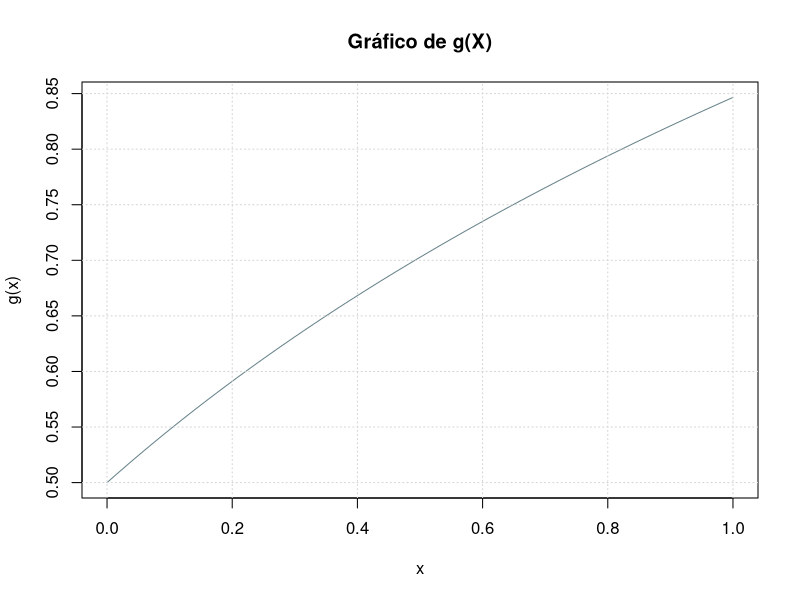
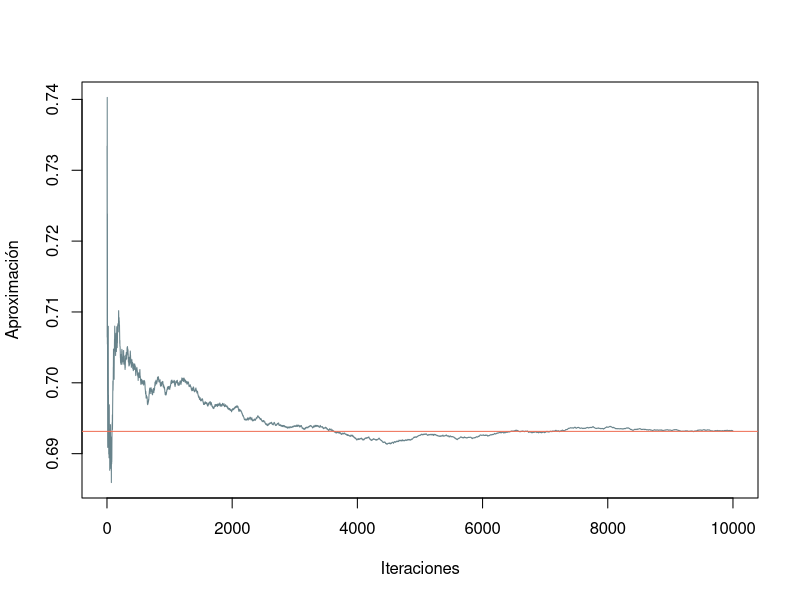
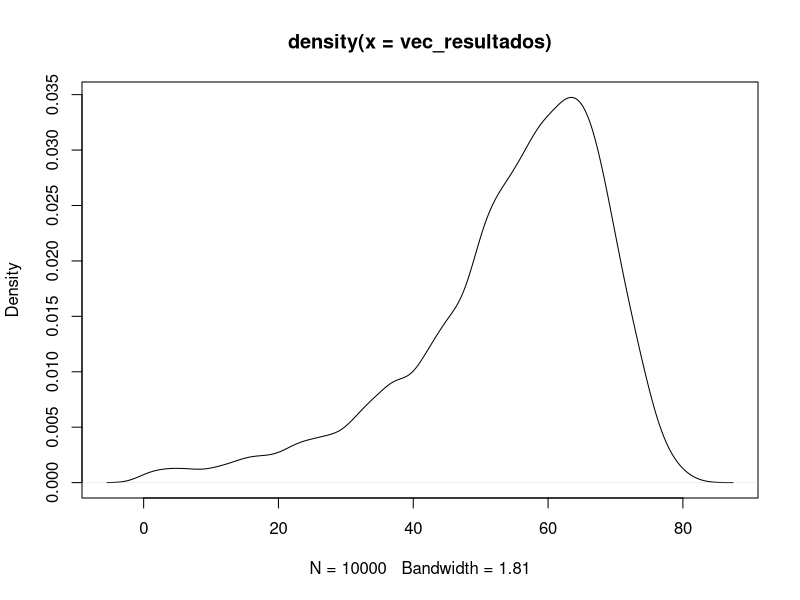
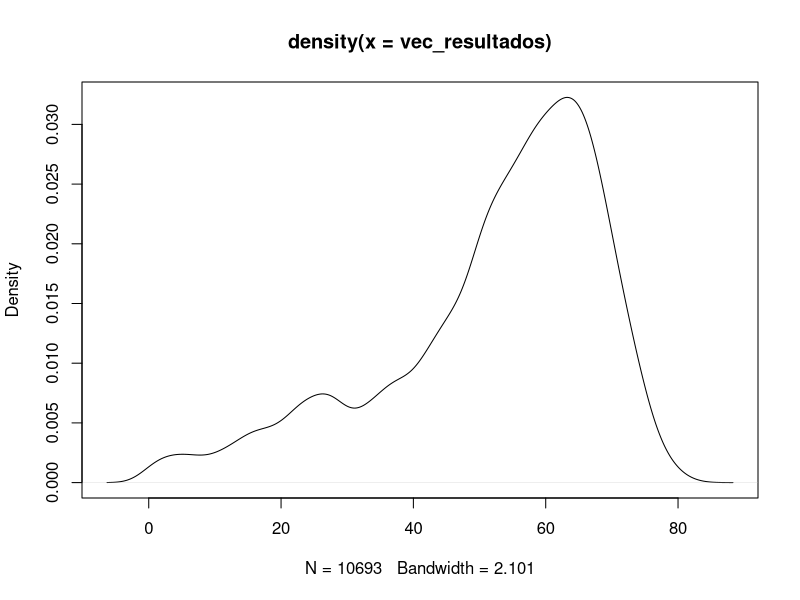
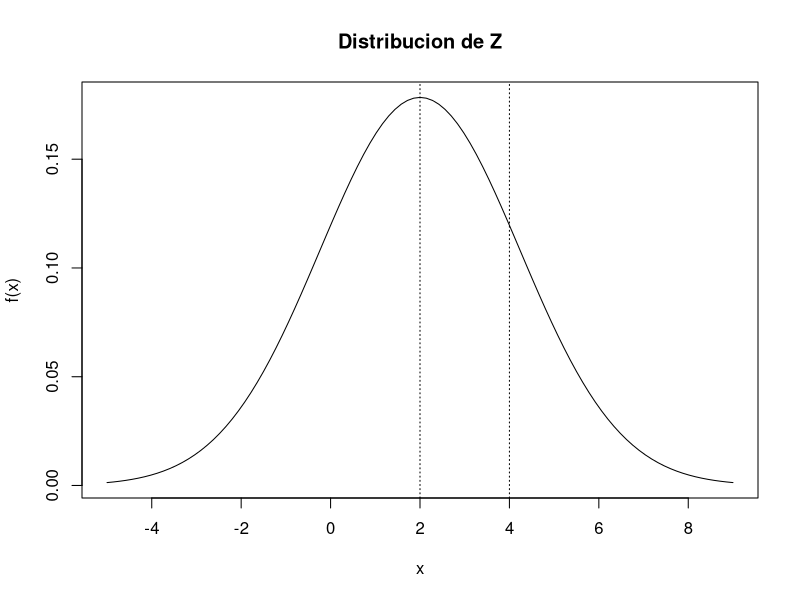
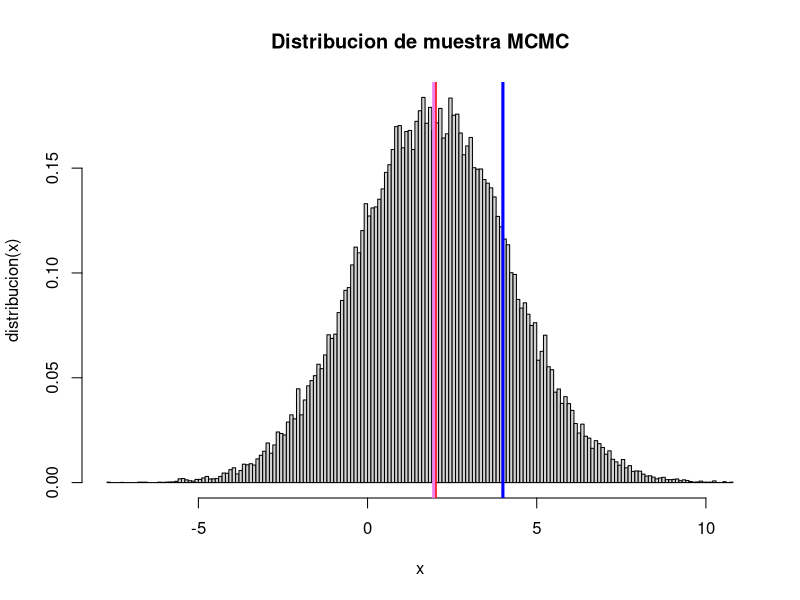
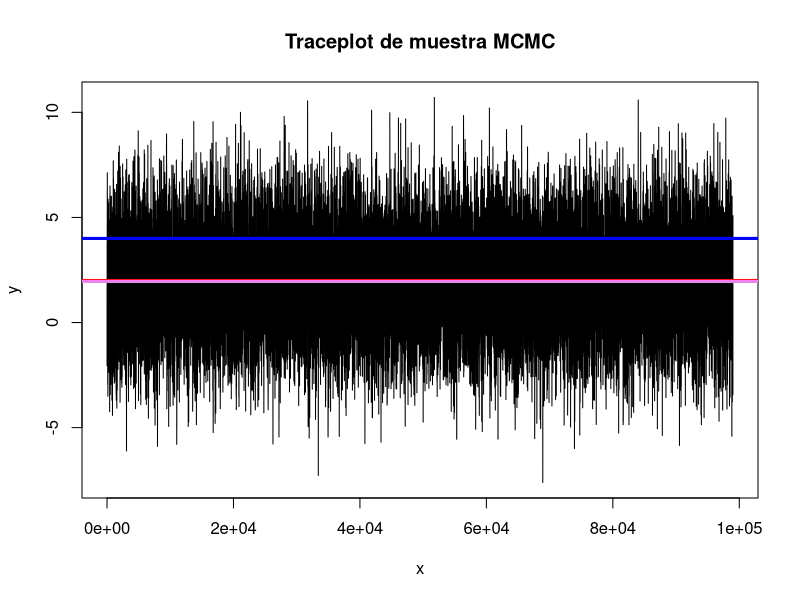
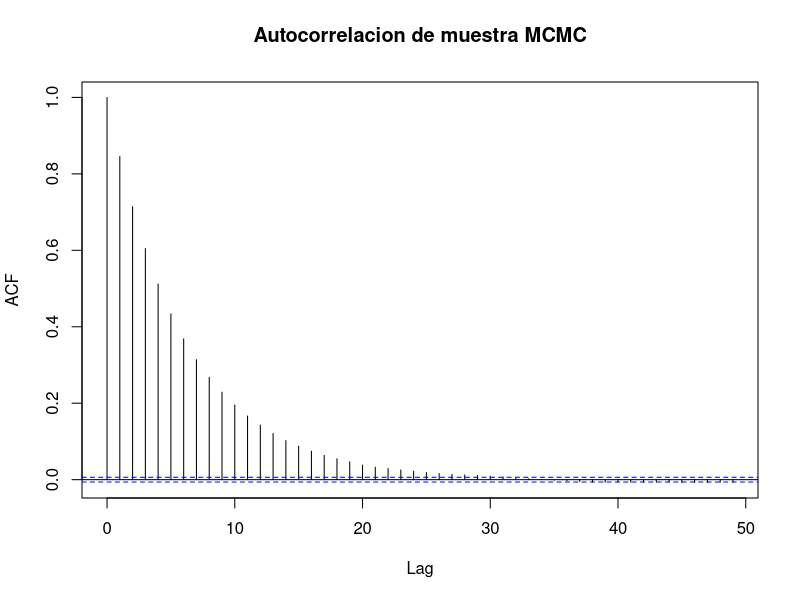

Reproduce these figures in R, in order.
## ---- chunk 1
knitr::opts_chunk$set(echo = TRUE)
## ---- chunk 2
library(numDeriv)
library(readxl)
library(ggplot2)
## ---- chunk 3

set.seed(147) # definimos una semilla
n <-10^4 # tamaño de la muestra
U <-runif(n) # genera un vector con distribución uniforme

g <-Vectorize(function(x) (log(x + 1)/2) + (1/2) ) # construimos la función g 

curve(g,0,1,col="lightblue4",lwd=1,main="Gráfico de g(X)")
grid()  

Y <- g(U) #genera el vector para cada observación
acumulado<-cumsum(Y)/(1:n)
plot(1:n,acumulado,col="lightblue4",type="l",ylab="Aproximación",xlab="Iteraciones")
abline(h=integrate(g,0,1)$value,col="coral2",lwd=1)

P_est1=mean(Y)

e1 <-(abs(P_est1-log(2)))
## ---- chunk 4
e1
## ---- chunk 5
pnorm(6,mean = 0.5,sd = (0.5^(1/2)),lower.tail = F)
## ---- chunk 6

n <-10^4 # Tamaño de la muestra
A <-rexp(n) + 6

g <-Vectorize(function(x) ((1/pi) * exp(-(x-0.5)^2)/(exp(-x+6))))

Y2<-g(A)

M<-matrix(c(mean(Y2),pnorm(6,mean = 0.5,sd = (0.5^(1/2)), lower.tail = F),
            abs(mean(Y2)-pnorm(6,mean = 0.5,sd = (0.5^(1/2)), lower.tail = F)),
            sqrt(var(Y2)/sqrt(10^4))),ncol=4, byrow=TRUE)

colnames(M) <- c("Estimacion", "Valor Real","Error Absoluto","Error Estandar")

M

## ---- chunk 7
tabla_vida_original <- read_excel("tabla.xls")

#filtrando por año de nacimiento y edad
tabla_vida <- tabla_vida_original[(tabla_vida_original$ynac == 1994) & 
                                    (tabla_vida_original$sex == 1),] 
## ---- chunk 8
set.seed(2024)
iteraciones <- 10^4
vec_qx <- tabla_vida$qx[25:length(tabla_vida$qx)]
n <- length(vec_qx)
vec_resultados<-rep(0,iteraciones)

for(i in c(1:iteraciones)){
  U<-runif(n)
  t <- 1
  cont <- 1
  while(t == 1){
    if(U[cont]>vec_qx[cont]) #Aqui se decide si la persona sobrevive o muere
      {cont<-cont+1
    }else{
      t<-0
      }
  }
  vec_resultados[i]<-cont-1
}
## ---- chunk 9
plot(density(vec_resultados))
## ---- chunk 10
for (i in 1:length(vec_resultados)){
  if(vec_resultados[i] < (60-30)){
    vec_resultados <- c(vec_resultados, vec_resultados[i])
  }
}
## ---- chunk 11
plot(density(vec_resultados))
## ---- chunk 12
mu <- 4
sigma <- 4

mu_z <- 4-(4/2)
sigma_z <- 4+(4/4) #En realidad es sigma^2

fPI = function(x)
{
  fx = exp( -((x - mu_z)^2/(2*(sigma_z))))/(sqrt(2*pi*sigma_z))
  return(fx)
}
## ---- chunk 13
curve(fPI(x), from=-5,to=9, main="Distribucion de Z",xlab="x",ylab="f(x)")
abline(v = 4, lty = 3) #Media de x1
abline(v = 2, lty = 3) #Media de x2
## ---- chunk 14
#Usaremos dist cauchy para el proceso de markov
fpK = function(x,y){
  pK = dcauchy(y,location = x) #x es el centro del pico de la distribución.
  return(pK)
}

#Aplicando el algoritmo
N = 10^5 # Número de Iteraciones
L = 1000 # periodo quemado (burn in)

MCMC = matrix(data = 0, nrow = N, ncol = 12)
colnames(MCMC) =
  c("x","y","PIx","PIy","Kxy","Kyx","Rxy","Ryx","Mxy","Myx","Fxy","Salto")
# 1. Inicial con un valor arbitrario de x del dominio de distribución
x = runif(1,-50,50)

for (i in 1:N){
  # 2. Generamos la propuesta con una distribucion arbitraria
  y = rcauchy(1,location = x) #Valor aleatorio según X
  
  #3. Tasa de Aceptación
  PIx = fPI(x)
  PIy = fPI(y)
  Kxy = fpK(x,y)
  Kyx = fpK(y,x)
  Rxy = (PIy*Kyx) / (PIx*Kxy)
  Ryx = (PIx*Kxy) / (PIy*Kyx)
  # Matriz estocástica de los estados de la distribución estacionaria
  if (x!=y){
    Mxy = Kxy*min(1,Rxy)
    Myx = Kyx*min(1,Ryx)
  }
  else
  { Mxy = -1
  Myx = -1
  }
  
  #4. Criterio de Aceptacion o Rechazo
  #Probabilidad de aceptación,runif(1)
  Fxy = runif(1)
  MCMC[i,] = c(x,y,PIx,PIy,Kxy,Kyx,Rxy,Ryx,Mxy,Myx,Fxy,0)
  if (Fxy < Rxy)
  {x = y
  lsalto = 1
  }
  else
  { lsalto = 0
  }
  MCMC[i,12] = lsalto
}
mcmc = MCMC[(L+1):N,"x"]
## ---- chunk 15
media=mean(mcmc)

hist(mcmc,
freq = FALSE,
main = "Distribucion de muestra MCMC",
xlab = "x",
ylab = "distribucion(x)",
breaks = 200)
abline(v=mu, col='blue', lwd=3)      #Media de X1
abline(v=mu/2, col='red', lwd=3)     #Media de X2
abline(v=media, col='violet', lwd=3) #Media de Z
## ---- chunk 16
#Traceplot
plot(mcmc,type="l",xlab = "x", ylab = "y", main = "Traceplot de muestra MCMC")
abline(h=mu, col='blue', lwd=3)      #Media de X1
abline(h=mu/2, col='red', lwd=3)     #Media de X2
abline(h=media, col='violet', lwd=3) #Media de Z
## ---- chunk 17
#Grafico de Autocorrelación
acf(mcmc,main = "Autocorrelacion de muestra MCMC")
## ---- chunk 18
#Grafico convergencia de la media
m=N-L
acumulado<-cumsum(mcmc)/(1:m)
plot(1:m,acumulado,col="blue",type="l",ylab="promedio",xlab="Iteraciones")
## ---- chunk 19
cat("Tasa de aceptación \n",
    "NumeroSaltos/TotalIteraciones :" , mean(MCMC[,"Salto"]) ,"\n")
## ---- chunk 20

